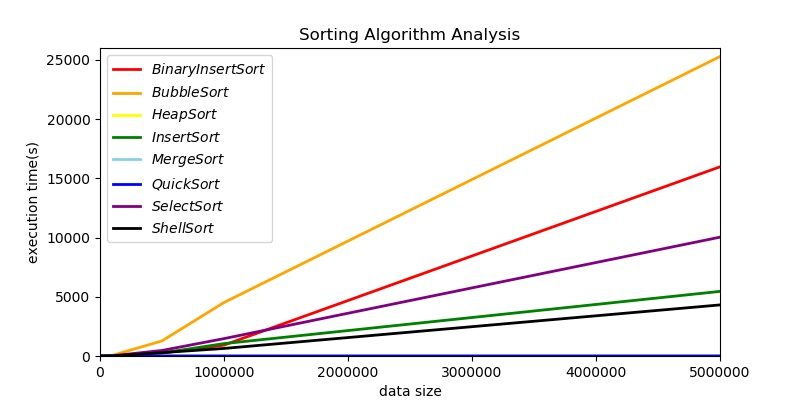

Reproduce this figure in Python.
#-*- coding: utf-8 -*-
import numpy as np
import matplotlib.pyplot as plt

#x = np.linspace(0, 5000000, 500)  
x = [10000, 100000, 500000, 1000000, 5000000]
y1 = [0.10, 9.76, 244.41, 920.48, 15969.26]
y2 = [0.47, 52.48, 1275.33, 4514.50, 25278.47]
y3 = [0.00, 0.08, 0.30, 0.96, 1.59]
y4 = [0.13, 13.25, 255.82, 1044.61, 5454.00]
y5 = [0.00, 0.08, 0.46, 0.94, 1.54]
y6 = [0.00, 0.06, 0.39, 0.77, 1.17]
y7 = [0.210, 20.77, 467.24, 1467.08, 10031.41]
y8 = [0.10, 12.36, 284.74, 637.93, 4312.36]
plt.figure(figsize=(8, 4))
plt.ylim(0, 26000)
plt.xlim(0, 5000000)
plt.xlabel("data size")
plt.ylabel("execution time(s)")
plt.title("Sorting Algorithm Analysis")
plt.plot(x, y1, label="$BinaryInsertSort$", color="red", linewidth=2)
plt.plot(x, y2, label="$BubbleSort$", color="orange", linewidth=2)
plt.plot(x, y3, label="$HeapSort$", color="yellow", linewidth=2)
plt.plot(x, y4, label="$InsertSort$", color="green", linewidth=2)
plt.plot(x, y5, label="$MergeSort$", color="skyblue", linewidth=2)
plt.plot(x, y6, label="$QuickSort$", color="blue", linewidth=2)
plt.plot(x, y7, label="$SelectSort$", color="purple", linewidth=2)
plt.plot(x, y8, label="$ShellSort$", color="black", linewidth=2)
plt.legend()    #显示图示
plt.savefig("plot.jpg")
plt.show()
